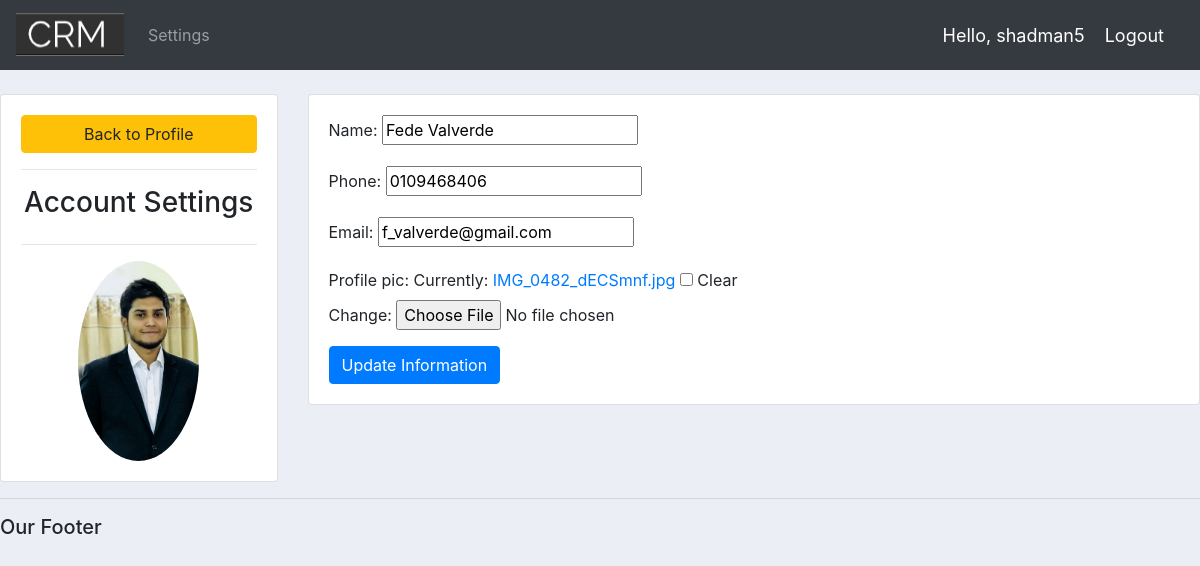
Screenshot of /account/ (signed in) with the database file from the repository.
### accounts/models.py (models this page shows, shortened)
class Customer(models.Model):
	user = models.OneToOneField(User, null=True, blank=True, on_delete=models.CASCADE)
	name = models.CharField(max_length=200, null=True)
	phone = models.CharField(max_length=200, null=True)
	email = models.CharField(max_length=200, null=True)
	profile_pic = models.ImageField(default="logo_4.PNG", null=True, blank=True)
	date_created = models.DateTimeField(auto_now_add=True, null=True)

### accounts/decorators.py (the view)
		def wrapper_func(request, *args, **kwargs):
			group = None
			if request.user.groups.exists():
				group = request.user.groups.all()[0].name
			if group in allowed_roles:
				return view_func(request, *args, **kwargs)
			else:
				return HttpResponse('You are not authorized to view this page')

### accounts/forms.py
class CustomerForm(ModelForm):
	class Meta:
		model = Customer
		fields = '__all__'
		exclude = ['user']

### accounts/views.py (called while the page is built)
@login_required(login_url='login')
@allowed_users(allowed_roles=['customer'])
def accountSettings(request):
	customer = request.user.customer
	form = CustomerForm(instance=customer)
	if request.method == 'POST':
		form = CustomerForm(request.POST, request.FILES,instance=customer)
		if form.is_valid():
			form.save()
	context = {'form':form}
	return render(request, 'accounts/account_settings.html', context)

### accounts/templates/accounts/account_settings.html (shortened to what this page needs)
{% extends "accounts/main.html" %}
{% load static %}
{% block content %}
  <br>
  <div class="row">
    <div class="col-md-3">
      <div class="card card-body">
        <a href="{% url 'home' %}" class="btn btn-warning">Back to Profile</a>
        <hr>
        <h3 style="text-align: center">Account Settings</h3>
        <hr>
        <img src="{{request.user.customer.profile_pic.url}}" class="profile-pic" alt="">
      </div>
    </div>
    <div class="col-md-9">
      <div class="card card-body">
        <form class="" action="" method="POST" enctype="multipart/form-data">
          {{ form.as_p }}
          <input type="submit" class="btn btn-primary" name="" value="Update Information">
        </form>
      </div>
    </div>
  </div>
{% endblock %}

### accounts/templates/accounts/navbar.html (shortened to what this page needs)
{% load static %}
<nav class="navbar navbar-expand-lg navbar-dark bg-dark">
   <a href="#" class="navbar-brand">
    <img src="{% static "images/logo_4.png" %}" alt="">
  </a>
  <div class="collapse navbar-collapse" id="navbarNav">
    <ul class="navbar-nav">
      {% if request.user.is_staff %}
        <li class="nav-item">
          <a class="nav-link" href="{% url 'dashboard' %}">Dashboard </a>
        </li>
        <li class="nav-item">
          <a class="nav-link" href="{% url 'products' %}">Products</a>
        </li>
      {% else %}
        <li class="nav-item">
          <a href="{% url 'account' %}" class="nav-link">Settings</a>
        </li>
      {% endif %}
    </ul>
  </div>
  <span class="hello-msg">Hello, {{ request.user }} </span>
  <span> <a class="hello-msg" href="{% url 'logout' %}">Logout</a> </span>
</nav>

### static/css/main.css (style rules this page uses)
body { background-color: #ebeff5; }

### accounts/templates/accounts/navbar.html (style rules this page uses)
.hello-msg { font-size: 18px; color: #fff; margin-right: 20px; }

### accounts/templates/accounts/account_settings.html (style rules this page uses)
.profile-pic { max-width: 200px; max-height: 200px; margin: 0 auto; border-radius: 50%; }

### rows the page displays
Customer: name "Fede Valverde", phone "0109468406", email "f_valverde@gmail.com"

### other values shown
{{ request.user }} "shadman5"
